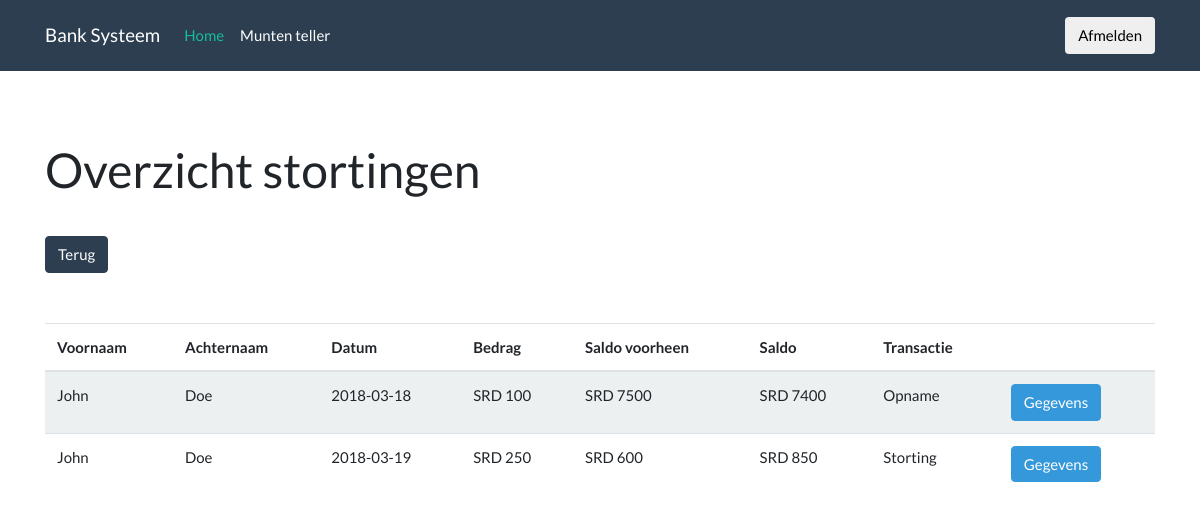
The app's page /overview_transactions.php with its own data.
### tables this page shows
CREATE TABLE `transactions` (
  `id` int(11) NOT NULL AUTO_INCREMENT,
  `type` varchar(45) NOT NULL,
  `user_id` int(11) DEFAULT NULL,
  `client_id` int(11) DEFAULT NULL,
  `cent5` int(11) DEFAULT NULL,
  `cent10` int(11) DEFAULT NULL,
  `cent25` int(11) DEFAULT NULL,
  `cent100` int(11) DEFAULT NULL,
  `cent250` int(11) DEFAULT NULL,
  `srd5` int(11) DEFAULT NULL,
  `srd10` int(11) DEFAULT NULL,
  `srd20` int(11) DEFAULT NULL,
  `srd50` int(11) DEFAULT NULL,
  `srd100` int(11) DEFAULT NULL,
  `prev_balance` float DEFAULT NULL,
  `created_at` date NOT NULL,
  PRIMARY KEY (`id`)
);

CREATE TABLE `clients` (
  `id` int(11) NOT NULL AUTO_INCREMENT,
  `firstname` varchar(45) DEFAULT NULL,
  `lastname` varchar(45) DEFAULT NULL,
  `address` varchar(45) DEFAULT NULL,
  `email` varchar(45) DEFAULT NULL,
  `phone` varchar(45) DEFAULT NULL,
  `accountnumber` varchar(45) DEFAULT NULL,
  `balance` float DEFAULT NULL,
  `updated_at` timestamp NULL DEFAULT NULL,
  `created_at` timestamp NULL DEFAULT NULL,
  PRIMARY KEY (`id`)
);

### overview_transactions.php (the view, shortened to what this page needs)
<?php
    require 'backend/db.php';
    require 'includes/header.php'
?>
<body>
    <?php require 'includes/navbar.php'; ?>
    <div class="container">
        <div class="space70"></div>
        <h1>Overzicht stortingen</h1>
        <div class="row">
            <div class="col-md-12">
                <div class="space30"></div>
                <button type="button" onclick="app.back();" class="btn btn-primary">Terug</button>
                <div class="space50"></div>
                <table class="table table-striped table-hover">
                    <thead>
                        <tr>
                            <th>Voornaam</th>
                            <th>Achternaam</th>
                            <th>Datum</th>
                            <th>Bedrag</th>
                            <th>Saldo voorheen</th>
                            <th>Saldo</th>
                            <th>Transactie</th>
                            <th></th>
                        </tr>
                    </thead>
                    <tbody>
                        <?php
                            $sql = "SELECT transactions.*, clients.firstname, clients.lastname FROM transactions INNER JOIN clients ON clients.id  = transactions.user_id";
                            $query = $conn->query($sql);
                            while($result = $query->fetch_assoc()) {
                                $cent5 = $result['cent5'];
                                $cent10 = $result['cent10'];
                                $cent25 = $result['cent25'];
                                $cent100 = $result['cent100'];
                                $cent250 = $result['cent250'];
                                $srd5 = $result['srd5'];
                                $srd10 = $result['srd10'];
                                $srd20 = $result['srd20'];
                                $srd50 = $result['srd50'];
                                $srd100 = $result['srd100'];
                                $total = Tasks::calculate($cent5, $cent10, $cent25, $cent100, $cent250, $srd5, $srd10, $srd20, $srd50, $srd100);
                        ?>
                        <tr>
                            <td><?php echo $result['firstname']; ?></td>
                            <td><?php echo $result['lastname']; ?></td>
                            <td><?php echo $result['created_at']; ?></td>
                            <td>SRD <?php echo $total; ?></td>
                            <td>SRD <?php echo $result['prev_balance']; ?></td>
                            <td>SRD <?php echo ($result['type'] == "withdrawal") ? $result['prev_balance'] - $total : $total + $result['prev_balance']; ?></td>
                            <td><?php echo ($result['type'] == "withdrawal") ? "Opname" : "Storting"; ?></td>
                            <td>
                                <button type="button" onclick="window.location='transaction_detail.php?id=<?php echo $result['id'] ?>'" class="btn btn-info">Gegevens</button>
                            </td>
                        </tr>
                        <?php
                            }
                        ?>
                    </tbody>
                </table>
            </div>
        </div>
    </div>
<?php
    require 'includes/footer.php';
?>

### includes/header.php (shortened to what this page needs)
<!DOCTYPE html>
<html>
<head>
    <link rel="stylesheet" type="text/css" media="screen" href="css/bootstrap.min.css" />
    <link rel="stylesheet" type="text/css" media="screen" href="css/app.min.css" />
</head>
<?php
    class Tasks {
        static function calculate($cent5, $cent10, $cent25, $cent100, $cent250, $srd5, $srd10, $srd20, $srd50, $srd100) {
            $cent5 *= 0.05;
            $cent10 *= 0.1;
            $cent25 *= 0.25;
            $cent100 *= 1;
            $cent250 *= 2.5;
            $srd5 *= 5;
            $srd10 *= 10;
            $srd20 *= 20;
            $srd50 *= 50;
            $srd100 *= 100;
            $total = $cent5 + $cent10 + $cent25 + $cent100 + $cent250 + $srd5 + $srd10 + $srd20 + $srd50 + $srd100;
            return $total;
        }
    }
?>

### includes/navbar.php (shortened to what this page needs)
<div class="navbar navbar-expand-lg navbar-dark bg-primary">
    <div class="container">
        <a class="navbar-brand" href="">Bank Systeem</a>
        <div class="collapse navbar-collapse" id="navbarColor01">
            <ul class="navbar-nav mr-auto">
                <li class="nav-item active">
                    <a class="nav-link" href="#">Home
                    </a>
                </li>
                <li class="nav-item">
                    <a class="nav-link" href="coins.php">Munten teller</a>
                </li>
            </ul>
        </div>
        <button onclick="window.location='logout.php';" type="button" class="btn btn-default">Afmelden</button>
    </div>
</div>

### includes/footer.php (shortened to what this page needs)
</body>
</html>

### records on screen
transactions: client.firstname "John", client.lastname "Doe", created_at "2018-03-18", total "100", prev_balance "7500", $result['prev_balance'] - $total "7400", type "Opname"
transactions: clients.firstname "John", clients.lastname "Doe", created_at "2018-03-19", total "250", prev_balance "600", $total + $result['prev_balance'] "850", type "Storting"
